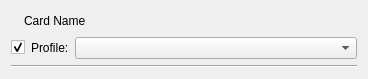
<?xml version="1.0" encoding="UTF-8"?>
<ui version="4.0">
 <class>CardWidget</class>
 <widget class="QWidget" name="CardWidget">
  <property name="geometry">
   <rect>
    <x>0</x>
    <y>0</y>
    <width>368</width>
    <height>79</height>
   </rect>
  </property>
  <property name="windowTitle">
   <string>Form</string>
  </property>
  <layout class="QVBoxLayout" name="verticalLayout">
   <item>
    <layout class="QHBoxLayout" name="nameHLayout" stretch="0,1">
     <item>
      <widget class="QLabel" name="iconImage">
       <property name="text">
        <string/>
       </property>
      </widget>
     </item>
     <item>
      <widget class="QLabel" name="nameLabel">
       <property name="text">
        <string>Card Name</string>
       </property>
      </widget>
     </item>
    </layout>
   </item>
   <item>
    <layout class="QHBoxLayout" name="profileHLayout" stretch="0,0,1">
     <item>
      <widget class="QCheckBox" name="profileCB">
       <property name="checked">
        <bool>true</bool>
       </property>
      </widget>
     </item>
     <item>
      <widget class="QLabel" name="profileLabel">
       <property name="text">
        <string>Profile:</string>
       </property>
      </widget>
     </item>
     <item>
      <widget class="QComboBox" name="profileList"/>
     </item>
    </layout>
   </item>
   <item>
    <widget class="Line" name="line">
     <property name="orientation">
      <enum>Qt::Horizontal</enum>
     </property>
    </widget>
   </item>
  </layout>
 </widget>
 <resources/>
 <connections>
  <connection>
   <sender>profileCB</sender>
   <signal>toggled(bool)</signal>
   <receiver>profileLabel</receiver>
   <slot>setEnabled(bool)</slot>
   <hints>
    <hint type="sourcelabel">
     <x>137</x>
     <y>47</y>
    </hint>
    <hint type="destinationlabel">
     <x>147</x>
     <y>47</y>
    </hint>
   </hints>
  </connection>
  <connection>
   <sender>profileCB</sender>
   <signal>toggled(bool)</signal>
   <receiver>profileList</receiver>
   <slot>setEnabled(bool)</slot>
   <hints>
    <hint type="sourcelabel">
     <x>137</x>
     <y>47</y>
    </hint>
    <hint type="destinationlabel">
     <x>315</x>
     <y>47</y>
    </hint>
   </hints>
  </connection>
 </connections>
</ui>
